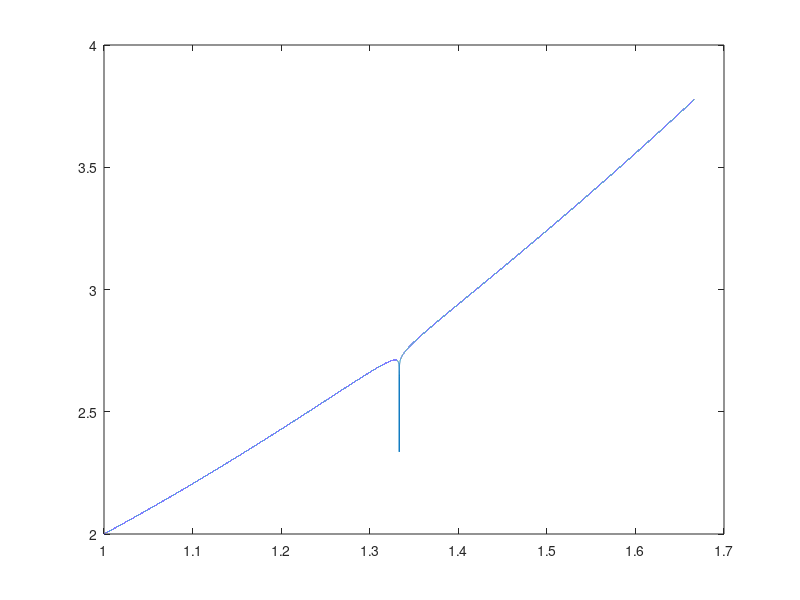

Write the MATLAB code that produced this figure.
x = linspace(1, 5/3, 100001);
f = @(x) 1 + x.^2 + (log(abs( 3*(1 - x) + 1)))/80;
xmin = fminbnd(f,1,5/3);
disp(['Il minimo della funzione è in x = ', num2str(xmin)]);
disp(['Il valore minimo della funzione è f(x) = ', num2str(f(xmin))]);
plot(x,f(x));


